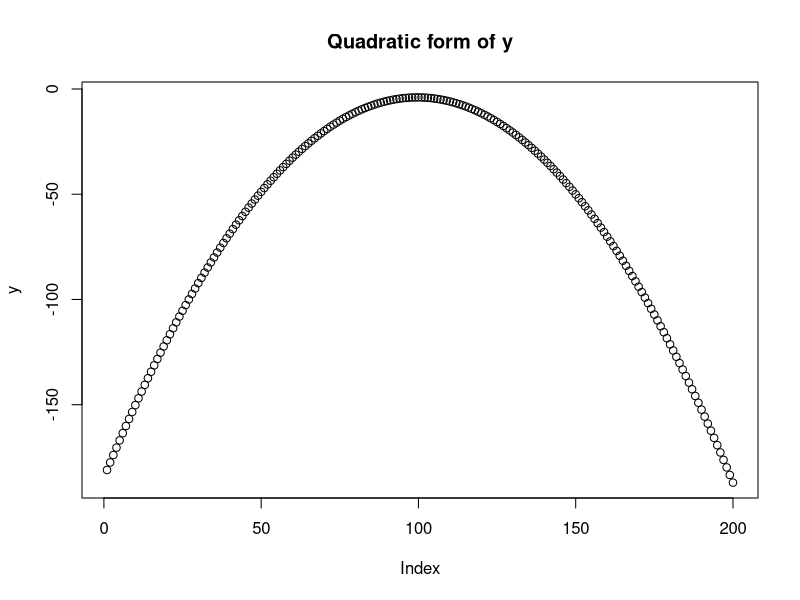

This figure's R source:
## ---- chunk 1
knitr::opts_chunk$set(echo = TRUE)
## ---- chunk 2
b = sqrt(729)
print(b)
## ---- chunk 3
a = 1947.0
print(a)
## ---- chunk 4
b = seq(1, 6, by = 1)
b.1 <- class(b)
print(c(b, b.1))
## ---- chunk 5
c = c(1, "a", 2, "b")
print(c)

## ---- chunk 6
class(c)
## ---- chunk 7
length(c) # Figuring out the length of c
## ---- chunk 8
print(c[2]) # Printing the 2nd element
print(c[3]) # Printing the 3rd element
## ---- chunk 9
d = c(1, 2, NA, 4, 5, 6, NA, NA, NA, 10)
d = as.numeric(na.omit(d)) # Removing NA valuse and converting the vector to a numeric one
print(d)
## ---- chunk 10
x = seq(3, 6, by = 0.1)
x.1 = exp(x) * cos(x) # cosine is reading in x as a radian
print(x.1)
#x.2 = exp(x) * cos(x/180) # this funtions will read it in as degrees
#print(x.2)
## ---- chunk 11
s = seq(10, 100, by = 1) # Creating the sequence
s.1 <- s^3 + 4 * s^2 # transforming the sequence
s.2 = sum(s.1) # Calculating the sum of the transformed sequence
print(s.2)
## ---- chunk 12
x <- sample(0:999, size = 250, replace = TRUE)
y <- sample(0:999, size = 250, replace = TRUE)
## ---- chunk 13
y.1 <- subset(y, y>600) # use the subset comand to pull out elements of a vector
print(y.1)
## ---- chunk 14
y.2 <- subset(y, y >= max(y)-200)
print(length(y.2))
## ---- chunk 15
e <- abs(x-mean(x))^(1/2)
print(e)
## ---- chunk 16
n=2:length(y)
d <- (y[n]-x[n-1]) # It worked!
print(d)
## ---- chunk 17
coeffs <- sample(-20:20, size = 3, replace = TRUE)
## ---- chunk 18
print(length(coeffs))
## ---- chunk 19
x <- seq(from = -3, to = 3, length.out = 200)
## ---- chunk 20
y = coeffs[1] + coeffs[2] * x + coeffs[3] * x^2
## ---- chunk 21
plot(y, main = "Quadratic form of y")
## ---- chunk 22

